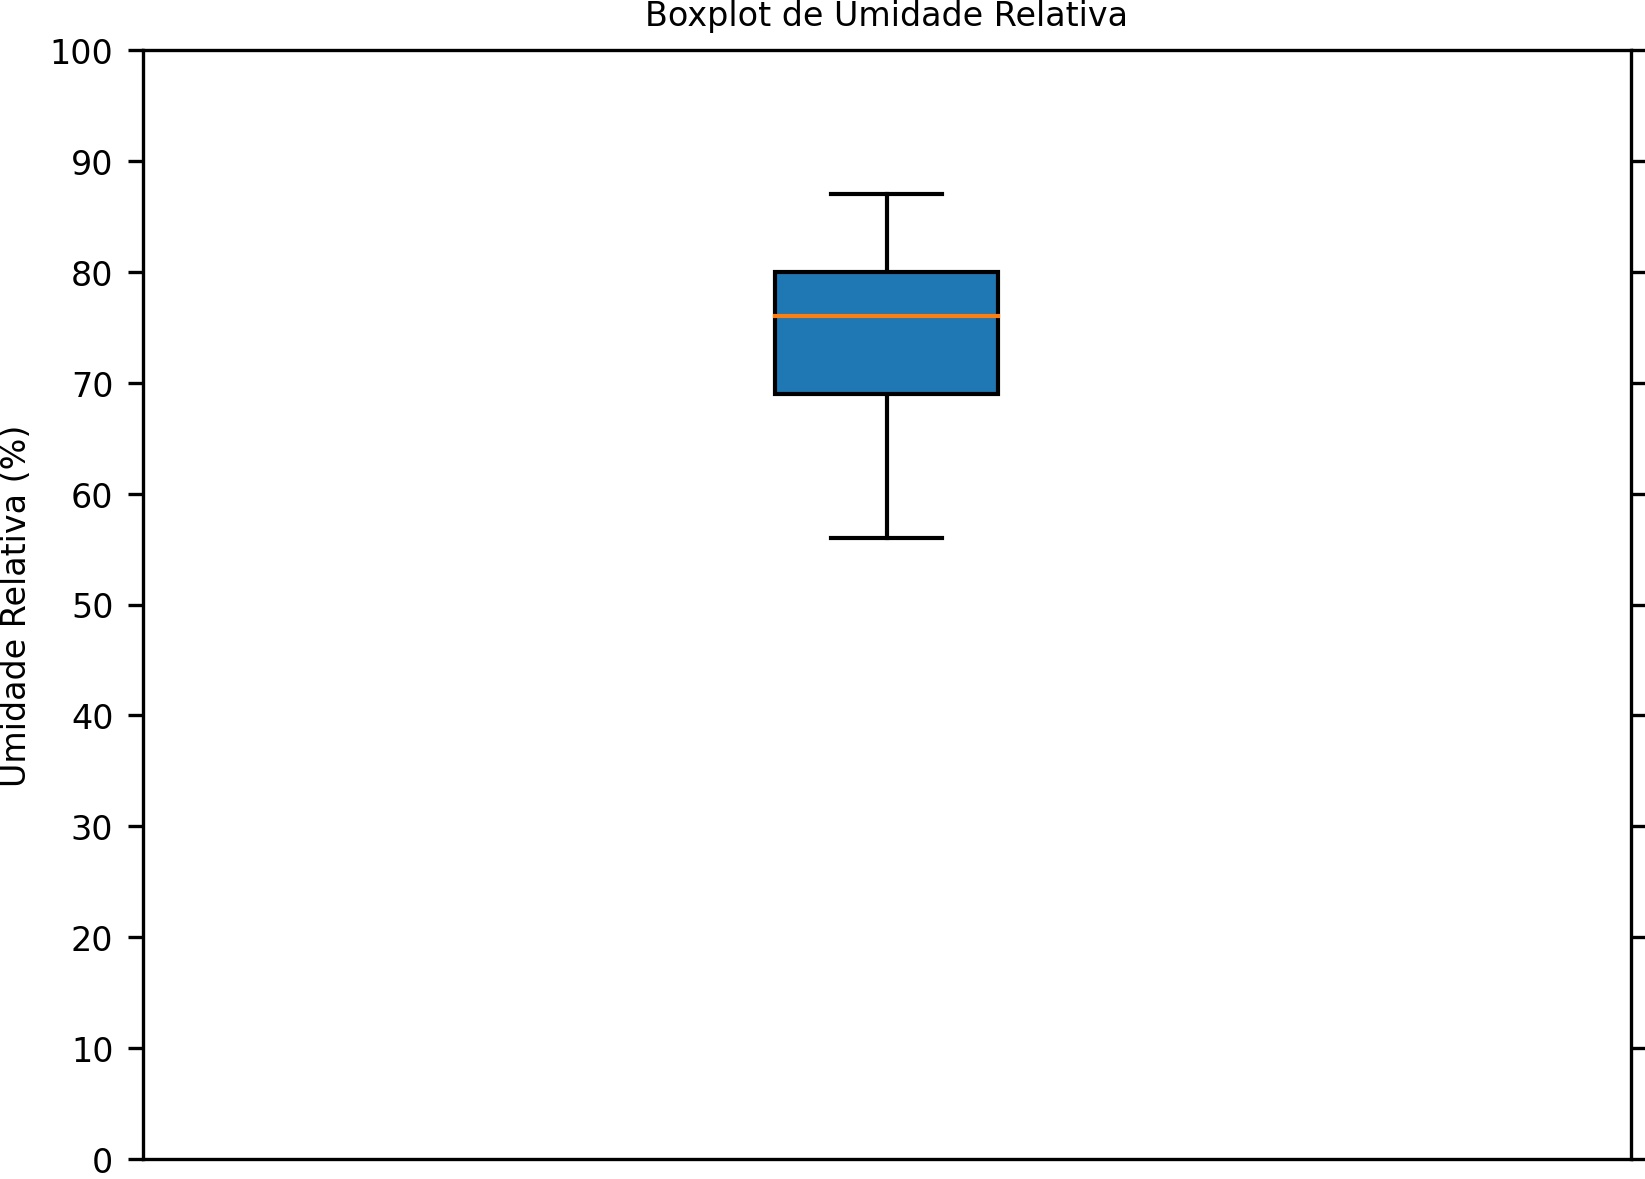

Recreate this plot in Python.
import pandas as pd
import matplotlib.pyplot as plt
import numpy as np

df = pd.read_csv('../../../dados/texto/variaveis_meteorologicas.txt', sep= '\t', names=['Data', 'Umidade Relativa', 'Temperatura', 'Precipitacao', 'VelVento', 'DirVento'])

# Importa os valores de umidade relativa.
UR = df['Umidade Relativa']  

plt.boxplot(UR, showfliers=True, notch= False, patch_artist=True)

# Título principal da figura.
plt.title('Boxplot de Umidade Relativa', fontsize=12)

# Formatação do eixo x.
plt.xticks(ticks=None, labels=None)  # Rótulos do eixo y definido pelo usuário.
# Desabilita os rótulos de ambos os eixos esquerdo e direito.
plt.tick_params(axis='x', which='both', bottom=False, top=False, labelbottom=False)  

# Formatação do eixo y.
plt.ylabel('Umidade Relativa (%)', fontsize=10)  # Título do eixo y e o seu tamanho.
plt.ylim(0, 100)  # Mínimo e máximo valor do eixo y.
plt.yticks(ticks=range(0, 110, 10), fontsize=10)  # Rótulos do eixo y definido pelo usuário.
plt.tick_params(axis='y', right=True)  # Habilita o tickmark do eixo direito.

# Salva a figura no formato ".jpg" com dpi=300 e remove espaços excedentes.
plt.savefig('ex01.jpg', transparent=True, dpi=300, bbox_inches='tight', pad_inches=0)